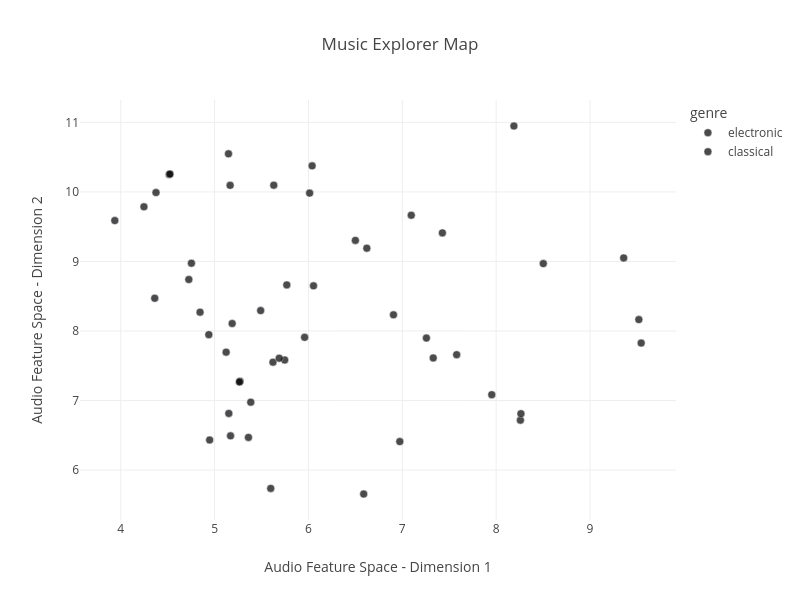

Source (notebook cell):
### Code cell
# Generate filtered visualization
fig = interface.create_interactive_plot(filtered_sample)
fig.show()
print("Interactive plot rendered with filtering capabilities")

### Figure 1 — Plotly figure (JSON) as saved in the notebook; plotly's stock layout.template omitted (floating-point values rounded to 4 significant figures; data arrays with more than 128 entries replaced by an {"elided": "..."} marker saying what was removed)
{"data": [{"customdata": [["Electronic Track 010", "Electronic Artist 00", 0.7452, 0.5514, 0.5933], ["Electronic Track 011", "Electronic Artist 00", 0.6104, 0.659, 0.7501], ["Electronic Track 024", "Electronic Artist 01", 0.6628, 0.6073, 0.8587], ["Electronic Track 045", "Electronic Artist 03", 0.7552, 0.6817, 0.7931], ["Electronic Track 047", "Electronic Artist 03", 0.4055, 0.6366, 0.7871], ["Electronic Track 065", "Electronic Artist 04", 0.4494, 0.6888, 0.9682], ["Electronic Track 077", "Electronic Artist 05", 0.5573, 0.651, 0.7302], ["Electronic Track 096", "Electronic Artist 06", 0.4864, 0.6484, 0.6294], ["Electronic Track 108", "Electronic Artist 07", 0.5933, 0.687, 0.3635], ["Electronic Track 116", "Electronic Artist 07", 0.6539, 0.65, 0.2704], ["Electronic Track 136", "Electronic Artist 09", 0.6682, 0.6651, 0.3995], ["Electronic Track 144", "Electronic Artist 09", 0.5501, 0.6913, 0.7048], ["Electronic Track 153", "Electronic Artist 10", 0.6591, 0.6801, 0.7649], ["Electronic Track 159", "Electronic Artist 10", 0.5578, 0.6725, 0.7891]], "hovertemplate": "genre=electronic<br>track_name=%{customdata[0]}<br>artist_name=%{customdata[1]}<br>energy=%{customdata[2]:.2f}<br>danceability=%{customdata[3]:.2f}<br>valence=%{customdata[4]:.2f}<extra></extra>", "legendgroup": "electronic", "marker": {"color": "#000001", "line": {"color": "white", "width": 0.5}, "opacity": 0.7, "size": 8, "symbol": "circle"}, "mode": "markers", "name": "electronic", "orientation": "v", "showlegend": true, "type": "scatter", "x": [5.598, 6.588, 7.953, 8.258, 7.257, 9.359, 9.52, 9.545, 7.329, 6.973, 8.502, 8.264, 7.579, 8.189], "xaxis": "x", "y": [5.736, 5.656, 7.084, 6.718, 7.898, 9.05, 8.164, 7.826, 7.612, 6.41, 8.969, 6.811, 7.659, 10.95], "yaxis": "y"}, {"customdata": {"elided": "36x5 mixed values"}, "hovertemplate": "genre=classical<br>track_name=%{customdata[0]}<br>artist_name=%{customdata[1]}<br>energy=%{customdata[2]:.2f}<br>danceability=%{customdata[3]:.2f}<br>valence=%{customdata[4]:.2f}<extra></extra>", "legendgroup": "classical", "marker": {"color": "#000002", "line": {"color": "white", "width": 0.5}, "opacity": 0.7, "size": 8, "symbol": "circle"}, "mode": "markers", "name": "classical", "orientation": "v", "showlegend": true, "type": "scatter", "x": [5.747, 5.491, 4.947, 5.27, 5.123, 5.166, 6.012, 5.631, 4.516, 5.361, 5.148, 4.845, 6.5, 5.151, 4.362, 6.622, 4.725, 6.039, 6.906, 5.187, 5.959, 4.247, 5.385, 4.753, 5.17, 4.938, 7.095, 4.376, 5.769, 3.937, 5.622, 4.525, 5.688, 6.054, 7.427, 5.264], "xaxis": "x", "y": [7.583, 8.293, 6.433, 7.278, 7.696, 10.09, 9.983, 10.1, 10.25, 6.47, 10.55, 8.271, 9.303, 6.815, 8.471, 9.191, 8.741, 10.37, 8.233, 8.108, 7.908, 9.786, 6.976, 8.974, 6.492, 7.948, 9.665, 9.991, 8.663, 9.588, 7.552, 10.26, 7.609, 8.649, 9.411, 7.266], "yaxis": "y"}], "layout": {"height": 600, "legend": {"title": {"text": "genre"}, "tracegroupgap": 0}, "plot_bgcolor": "rgba(0,0,0,0)", "showlegend": true, "title": {"text": "Music Explorer Map"}, "width": 800, "xaxis": {"anchor": "y", "domain": [0, 1], "title": {"text": "Audio Feature Space - Dimension 1"}}, "yaxis": {"anchor": "x", "domain": [0, 1], "title": {"text": "Audio Feature Space - Dimension 2"}}}}
